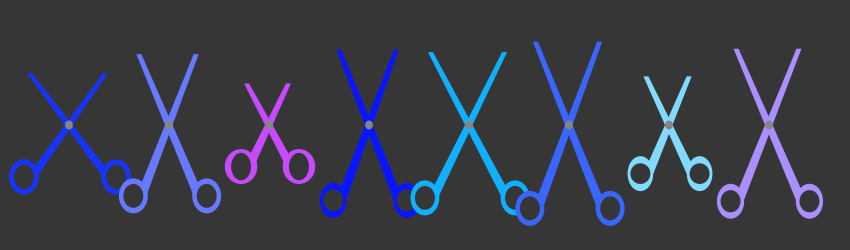
Frame 1 (no input)
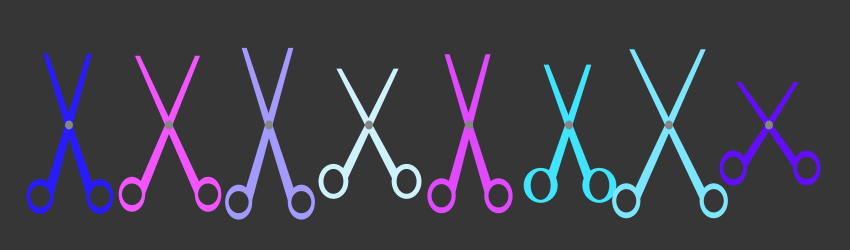
Frame 2 (the mouse pressed at the canvas centre, redrawn once)

The Processing sketch that drew these frames (run headless with seeded random() and noise(); the mouse was pressed at the canvas centre and the sketch redrawn once):

// Processing sketch: processing_90615
// ── processing_90615.pde

/* Parameterized Form_ Week06_ ID03 */

void setup () {
  size (850, 250);
  smooth ();
  noLoop ();
  noStroke ();
}

void draw () {
  background (54);

  for (int x=70; x<width ; x+=100) {
    int gray= int (random (0, 10));
    float y;
    y = height/2;
    float middle = random (5, 10);
    float thickness = random (20, 39);
    float length = random (40, 90);
    float slant = random (5, 25);
    float scalar = random (0.5, 1.0);
    float circle = random (20, 30);

    //scissors
    fill (random (255), random (255), 255);
    rectMode (CENTER);
    fill (random (255), random (255), 255);
    quad (x-thickness-5, y-length, x-thickness, y-length, x+thickness+5, y+length, x+thickness-5, y+length);
    quad (x+thickness-5, y-length, x+thickness, y-length, x-thickness+5, y+length, x-thickness-5, y+length);

    ellipseMode (CENTER);
    ellipse (x-thickness-8, y+length, circle+5, 35);            //left hole
    ellipse (x+thickness+8, y+length, circle+5, 35);            //right hole

    fill (54);
    ellipse (x+thickness+8, y+length, 20, circle);
    ellipse (x-thickness-8, y+length, 20, circle);



    fill (133, 133, 133);
    ellipse (x-1, y, 8, 9);
  }
}
void mousePressed () {
  redraw();
}
